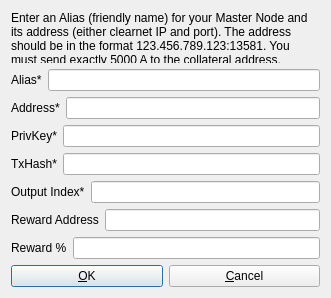
<?xml version="1.0" encoding="UTF-8"?>
<ui version="4.0">
 <class>AddEditAdrenalineNode</class>
 <widget class="QDialog" name="AddEditAdrenalineNode">
  <property name="geometry">
   <rect>
    <x>0</x>
    <y>0</y>
    <width>331</width>
    <height>298</height>
   </rect>
  </property>
  <property name="windowTitle">
   <string>Add/Edit Advantage Node</string>
  </property>
  <property name="modal">
   <bool>true</bool>
  </property>
  <layout class="QVBoxLayout" name="verticalLayout">
   <item>
    <widget class="QLabel" name="label_9">
     <property name="sizePolicy">
      <sizepolicy hsizetype="Preferred" vsizetype="Expanding">
       <horstretch>0</horstretch>
       <verstretch>0</verstretch>
      </sizepolicy>
     </property>
     <property name="text">
      <string>&lt;html&gt;&lt;head/&gt;&lt;body&gt;&lt;p&gt;Enter an Alias (friendly name) for your Master Node and its address (either clearnet IP and port). The address should be in the format 123.456.789.123:13581. You must send exactly 5000 A to the collateral address.&lt;/p&gt;&lt;/body&gt;&lt;/html&gt;</string>
     </property>
     <property name="wordWrap">
      <bool>true</bool>
     </property>
    </widget>
   </item>
   <item>
    <layout class="QHBoxLayout" name="horizontalLayout_4">
     <property name="bottomMargin">
      <number>0</number>
     </property>
     <item>
      <widget class="QLabel" name="label_4">
       <property name="text">
        <string>Alias*</string>
       </property>
      </widget>
     </item>
     <item>
      <widget class="QLineEdit" name="aliasLineEdit"/>
     </item>
    </layout>
   </item>
   <item>
    <layout class="QHBoxLayout" name="horizontalLayout_5">
     <property name="bottomMargin">
      <number>0</number>
     </property>
     <item>
      <widget class="QLabel" name="label_6">
       <property name="text">
        <string>Address*</string>
       </property>
      </widget>
     </item>
     <item>
      <widget class="QLineEdit" name="addressLineEdit"/>
     </item>
    </layout>
   </item>
   <item>
    <layout class="QHBoxLayout" name="horizontalLayout_3">
     <property name="bottomMargin">
      <number>0</number>
     </property>
     <item>
      <widget class="QLabel" name="label_5">
       <property name="text">
        <string>PrivKey*</string>
       </property>
      </widget>
     </item>
     <item>
      <widget class="QLineEdit" name="privkeyLineEdit"/>
     </item>
    </layout>
   </item>
   <item>
    <layout class="QHBoxLayout" name="horizontalLayout_2">
     <property name="bottomMargin">
      <number>0</number>
     </property>
     <item>
      <widget class="QLabel" name="label_2">
       <property name="text">
        <string>TxHash*</string>
       </property>
      </widget>
     </item>
     <item>
      <widget class="QLineEdit" name="txhashLineEdit"/>
     </item>
    </layout>
   </item>
   <item>
    <layout class="QHBoxLayout" name="horizontalLayout_8">
     <property name="bottomMargin">
      <number>0</number>
     </property>
     <item>
      <widget class="QLabel" name="label_8">
       <property name="text">
        <string>Output Index*</string>
       </property>
      </widget>
     </item>
     <item>
      <widget class="QLineEdit" name="outputindexLineEdit"/>
     </item>
    </layout>
   </item>
   <item>
    <layout class="QHBoxLayout" name="horizontalLayout_6">
     <property name="bottomMargin">
      <number>0</number>
     </property>
     <item>
      <widget class="QLabel" name="label_3">
       <property name="text">
        <string>Reward Address</string>
       </property>
      </widget>
     </item> 
     <item>
      <widget class="QLineEdit" name="rewardaddressLineEdit"/>
     </item>
    </layout>
   </item>
   <item>
    <layout class="QHBoxLayout" name="horizontalLayout_7">
     <property name="bottomMargin">
      <number>0</number>
     </property>
     <item>
      <widget class="QLabel" name="label_7">
       <property name="text">
        <string>Reward %</string>
       </property>
      </widget>
     </item>
     <item>
      <widget class="QLineEdit" name="rewardpercentageLineEdit"/>
     </item>
    </layout>
   </item>
   <item>
    <layout class="QHBoxLayout" name="horizontalLayout_Buttons">
     <item>
      <widget class="QPushButton" name="okButton">
       <property name="text">
        <string>&amp;OK</string>
       </property>
      </widget>
     </item>
     <item>
      <widget class="QPushButton" name="cancelButton">
       <property name="text">
        <string>&amp;Cancel</string>
       </property>
       <property name="autoDefault">
        <bool>false</bool>
       </property>
      </widget>
     </item>
    </layout>
   </item>
  </layout>
 </widget>
 <resources/>
 <connections/>
</ui>
